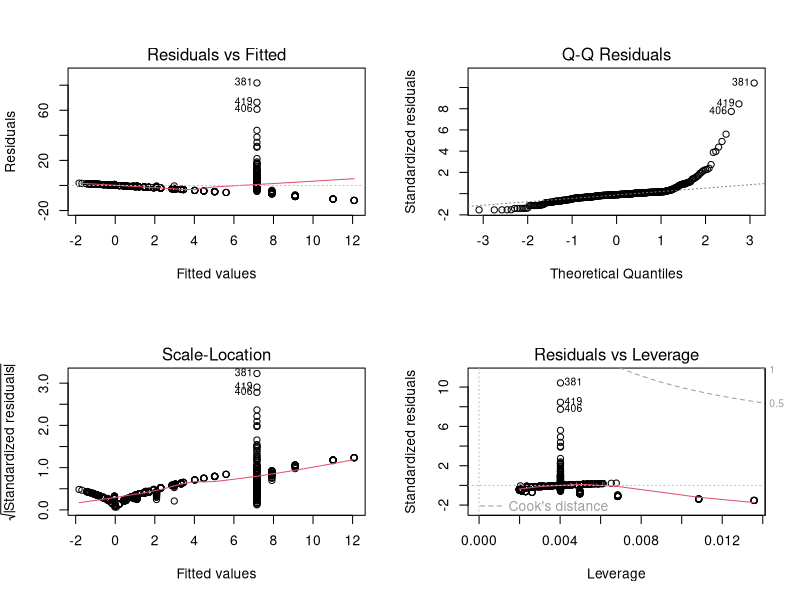
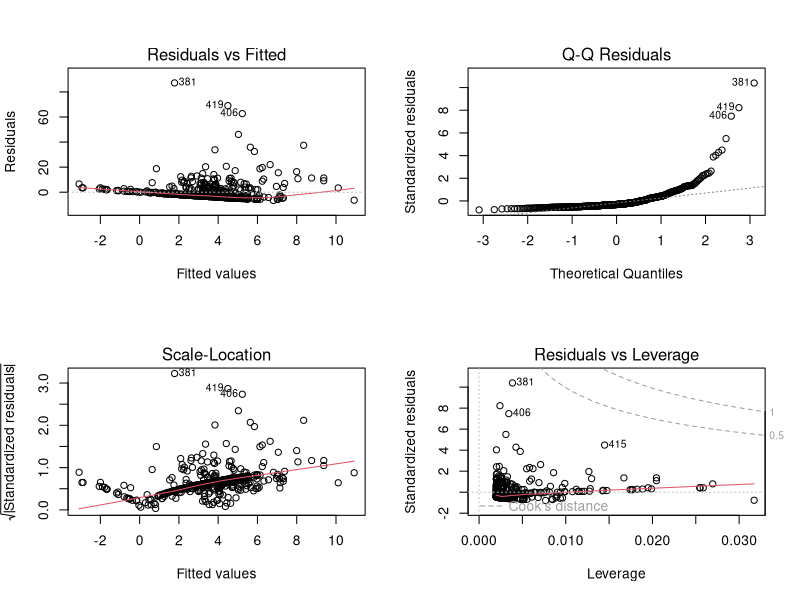
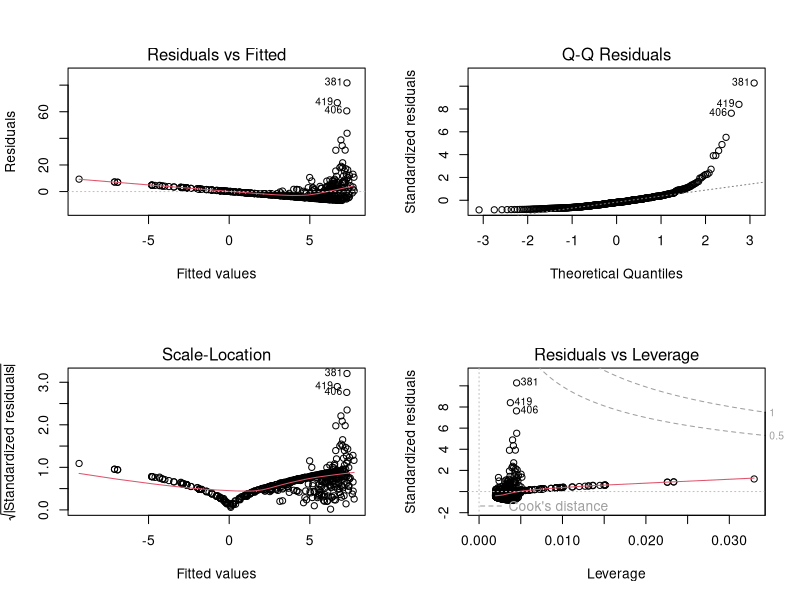

These figures' R source, in order:
library(MASS)
attach(Boston)

n <- names(Boston) 
allPreds <- n[n != "crim"]
numPreds <- length(allPreds)
simples <- vector(mode = "list", length = numPreds)
pVals <- c()
alpha = 0.05
signifPreds <- c()

for (i in 1:numPreds)
{
	formula <- as.formula(paste("crim ~", allPreds[i]))
	simples[[i]] <- lm(formula)
	f <- summary(simples[[i]])$fstatistic
	p <- pf(f[1], f[2], f[3], lower.tail = F)
	pVals[i] <- p
	if (p < alpha) signifPreds <- c(signifPreds, allPreds[i])
}

signifPreds 
    # The simple linear regression models, that are fitted using each of 
    # these predictors, produce P-values < 0.05.
    # This suggests that there is a significant association between each
    # of these predictors and the response, per-capita crime rate.

nonSignifPreds <- allPreds[!allPreds %in% signifPreds]
nonSignifPreds # ==> "chas"
    # "chas", the predictor that indicates if the house is situated on the
    # banks of the Charles River, produces a model that cannot reject the null 
    # hypothesis: that there is no significant association with crime.

chasIndex = which(allPreds %in% "chas")
pVals[chasIndex] # ==> 0.209
    # As the P-value for "chas" falls well outside of our chosen alpha of 0.05,
    # our linear model cannot conclude that Charles River bank areas have an 
    # association with crime rate per-capita.


# Proportion of non-retail business acres per town.
indusIndex = which(allPreds %in% "indus")
coef(simples[[indusIndex]]) # ==> B1 = 0.5097763
pVals[indusIndex] # ==> 1.45e-21
    # There appears to be a positive association with the proportion of 
    # non-retail business acres per town and per-capita crime rate.
    # That is, industrial areas may be less safer to live in.

par(mfrow = c(2, 2))
plot(simples[[indusIndex]])
    # The nature of the relationship may not be simply linear.
    # The residuals vs fitted plot displays a non-random pattern around 0 and 
    # the Q-Q plot shows signs or nonlinearity.


# Average number of rooms per dwelling.
rmIndex = which(allPreds %in% "rm")
coef(simples[[rmIndex]]) # ==> B1 = -2.684051
pVals[rmIndex] # ==> 6.35e-07
    # There appears to be a steeper negative association with the average
    # number of rooms in a house and per-capita crime rate.
    # That is, housing that implies higher income may affect crime rate.

par(mfrow = c(2, 2))
plot(simples[[rmIndex]])
    # The residuals vs fitted plot has a slightly more random pattern than that
    # of indus. The Q-Q plot however shows similar nonlinearity.


# Weighted mean of distances to five Boston employment centres.
disIndex = which(allPreds %in% "dis")
coef(simples[[disIndex]]) # ==> B1 = -1.550902
pVals[disIndex] # ==> 8.52e-19
    # There appears to be a negative association with the weighted mean
    # distances to five Boston employment centres and per-capita crime rate.
    # That is, distributing the location of employment resources may affect
    # an area's crime rate.

par(mfrow = c(2, 2))
plot(simples[[disIndex]])
    # Similar to indus, the nature of the relationship suggests an improvement
    # may be possible with a more flexible model.
